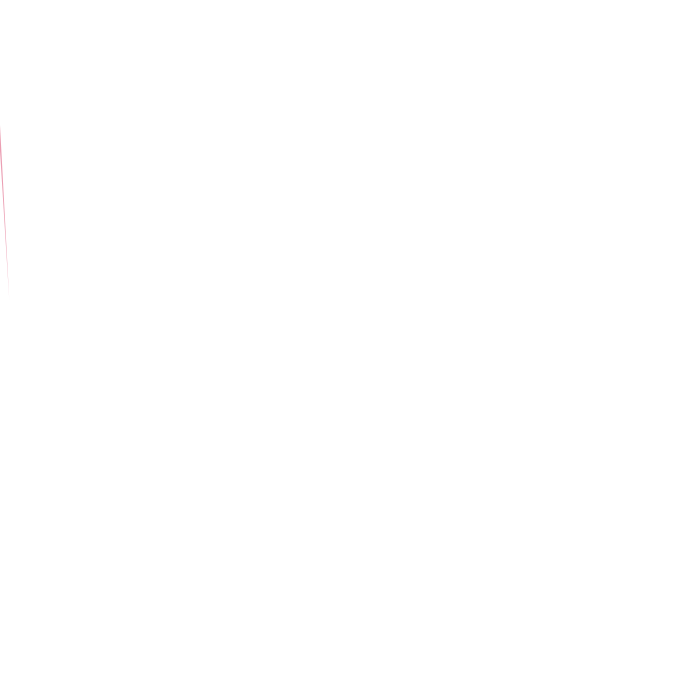
Frame 1 (no input)
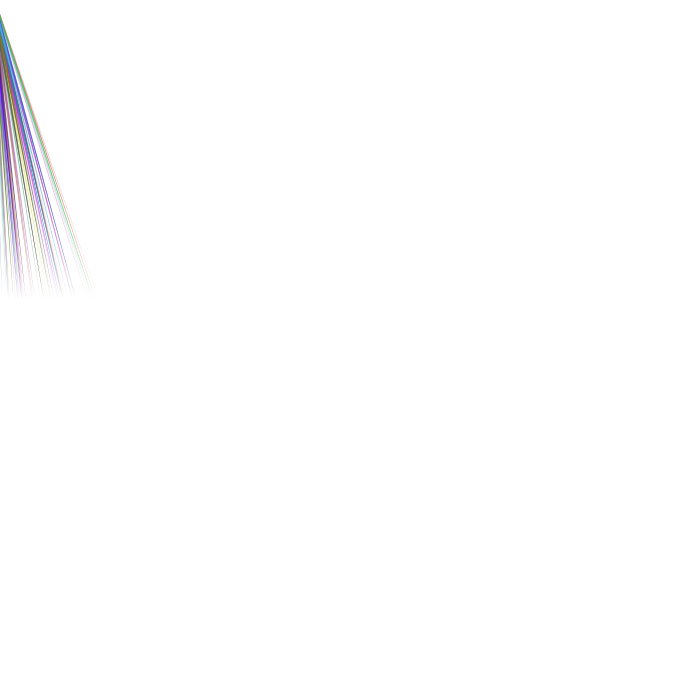
Frame 60 (the mouse pressed at the canvas centre just before this capture)
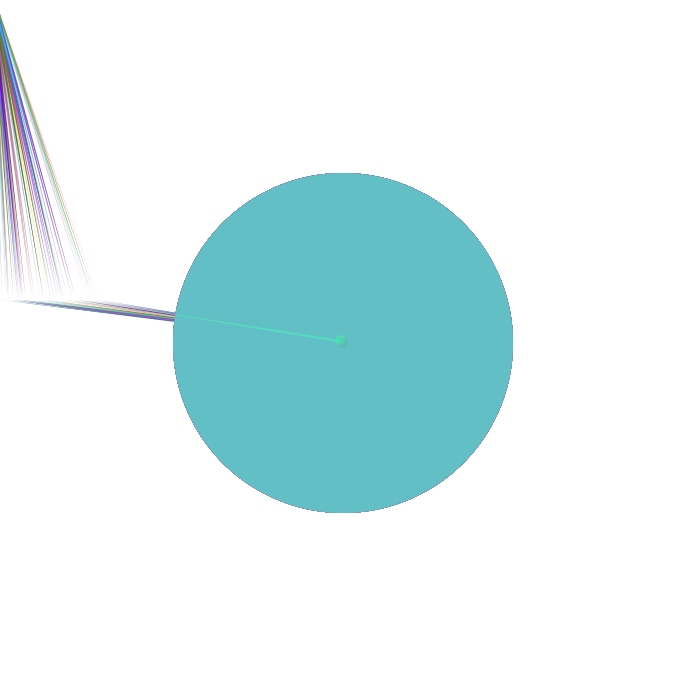
Frame 120 (the mouse held since frame 60 and released just before this capture)

The Processing sketch that drew these frames (run headless with seeded random() and noise(); from frame 60 on, the mouse is pressed at the canvas centre):

// Processing sketch: processing_37111
// ── processing_37111.pde

int x = 100;

void setup() {
  size(700,700);
  smooth();
  background(255);
  frameRate(100);
}

void draw () {  

  fill(random(0,256),random(0,256),random(0,256),random(0,256));
  noStroke();
  ellipse(mouseX-10,mouseY-10,10,10);
  fill(50,20,20,30);
  noStroke();
  ellipse(mouseX-7,mouseY-7,10,10);
  fill(random(0,256),random(0,256),random(0,256),random(0,256));
  arc(mouseX-7,mouseY-7,mouseX-10,mouseY-10,random(0,256),200);

  triangle(mouseX-7,mouseY-7,mouseX-10,mouseY-10,random(0,100),300);
}
